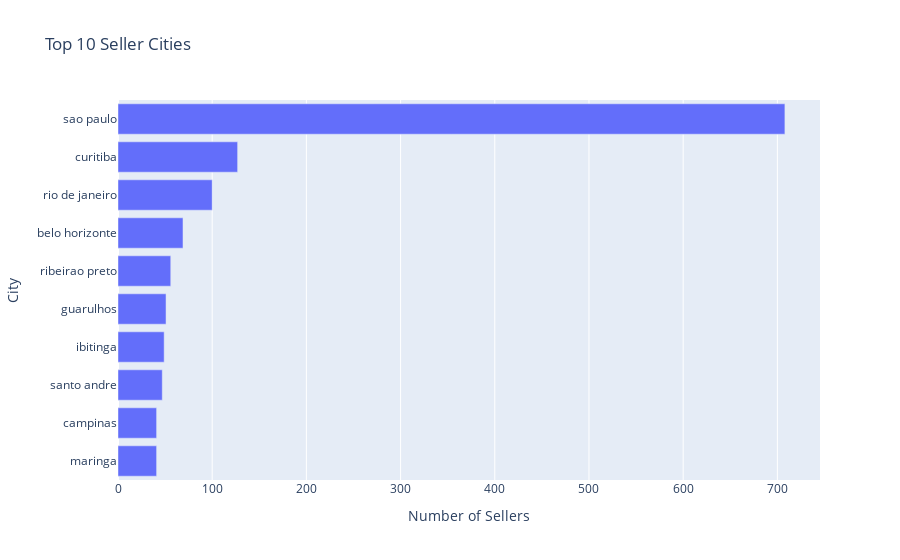

The notebook cell this image was saved under:
### Code cell
# Top 10 seller cities:
top_cities = df_sellers['seller_city'].value_counts().nlargest(10).reset_index()
top_cities.columns = ['seller_city', 'count']

fig = px.bar(top_cities, x='count', y='seller_city', 
             title='Top 10 Seller Cities', orientation='h',
             labels={'count': 'Number of Sellers', 'seller_city': 'City'})
fig.update_layout(yaxis={'categoryorder':'total ascending'})
fig.show()

### Figure 1 — Plotly figure (JSON) as saved in the notebook; plotly's stock layout.template omitted (floating-point values rounded to 4 significant figures)
{"data": [{"alignmentgroup": "True", "hovertemplate": "Number of Sellers=%{x}<br>City=%{y}<extra></extra>", "legendgroup": "", "marker": {"color": "#636efa", "pattern": {"shape": ""}}, "name": "", "offsetgroup": "", "orientation": "h", "showlegend": false, "textposition": "auto", "type": "bar", "x": [708, 127, 100, 69, 56, 51, 49, 47, 41, 41], "xaxis": "x", "y": ["sao paulo", "curitiba", "rio de janeiro", "belo horizonte", "ribeirao preto", "guarulhos", "ibitinga", "santo andre", "maringa", "campinas"], "yaxis": "y"}], "layout": {"barmode": "relative", "legend": {"tracegroupgap": 0}, "title": {"text": "Top 10 Seller Cities"}, "xaxis": {"anchor": "y", "domain": [0, 1], "title": {"text": "Number of Sellers"}}, "yaxis": {"anchor": "x", "categoryorder": "total ascending", "domain": [0, 1], "title": {"text": "City"}}}}
